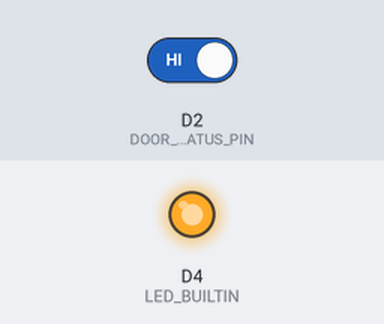
This sketch was run on a simulated ESP8266 (NodeMCU). Shown: output pins drawn as LEDs (lit = HIGH, except the on-board LED, lit = LOW). Inputs (shaded band) come from the test bench; at power-on: D2 (DOOR_STATUS_PIN) HIGH. WiFi joins after 1.5 s; servers stay silent unless stated; no MQTT or app messages arrive unless stated; what the sketch prints to the serial monitor is not drawn.

Above: at 0.0 s.
Timing chart, 0 to 3.4 s (numbered marks = the images above):
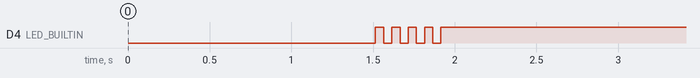

The sketch:

balcony_node.ino
```cpp
/*
  Home automation - balcony node

  Data gathering:
    Door status

  Data publishing:
    Door status

  Logic:

*/

#include <ESP8266WiFi.h>
#include <PubSubClient.h>
#include <ArduinoJson.h>

/* Network settings */
const char* ssid = "";
const char* password = "";
const char* mqtt_server = "192.168.2.118";

/* Debugging */
#define DEBUG_ENABLED 0

/* Hardware settings */
#define DOOR_STATUS_PIN D2

/* Sleep time to reduce power consumption */
#define SLEEP_TIME 5000

/* Logical states */
volatile bool door_status_open = false;
bool door_status_open_old = false;
bool enter_loop = false;

/* Communication settings */
WiFiClient espClient;
PubSubClient client(espClient);

void setup()
{
#if 1
  Serial.begin(115200);
#endif

  attachInterrupt(digitalPinToInterrupt(DOOR_STATUS_PIN), door_detection_isr, CHANGE);

  setup_wifi();
  setup_hardware();
  setup_mqtt();

/* Publish a boot event for error tracking and debugging */
  bool publish_succeeded = false;
  while(!publish_succeeded)
  {
    publish_succeeded = client.publish("balcony_node/boot", "");
    if(!publish_succeeded) network_loop();
    yield();
  }

  blink_led(50);
}

/* Subscribe to the MQTT topics */
void setup_mqtt()
{
  /* Define MQTT broker */
  client.setServer(mqtt_server, 1883);

  /* Define callback function */

  /* Subscribe to topics */

}

/* Connect to the wireless network */
void setup_wifi() {

  delay(10);
  // We start by connecting to a WiFi network
  Serial.println();
  Serial.print("Connecting to ");
  Serial.println(ssid);

  WiFi.mode(WIFI_STA);
  wifi_set_sleep_type(LIGHT_SLEEP_T);

  WiFi.begin(ssid, password);

  while (WiFi.status() != WL_CONNECTED) {
    delay(500);
    Serial.print(".");
  }

  Serial.println("");
  Serial.println("WiFi connected");
  Serial.println("IP address: ");
  Serial.println(WiFi.localIP());

#if DEBUG_ENABLED
   Serial.println("Wifi setup completed");
#endif
}

/* Configure the hardware */
void setup_hardware()
{
 /* Setup pins */
 pinMode(DOOR_STATUS_PIN, INPUT_PULLUP);

 pinMode(LED_BUILTIN, OUTPUT);
 digitalWrite(LED_BUILTIN, HIGH);

#if DEBUG_ENABLED
  Serial.println("Hardware setup completed");
#endif
}

/* Reconnect to the MQTT broker */
void reconnect() {
  // Loop until we're reconnected
  while (!client.connected()) {
    Serial.print("Attempting MQTT connection...");
    // Attempt to connect
    if (client.connect("BalconyClient",NULL,NULL,0,2,0,0,1)) {
      Serial.println("connected");
    } else {
      Serial.print("failed, rc=");
      Serial.print(client.state());
      Serial.println(" try again in 5 seconds");
      // Wait 5 seconds before retrying
      delay(5000);
    }
  }
  client.publish("balcony_node/reconnect", "");
}

/* Handle the network part of the loop */
void network_loop()
{
#if DEBUG_ENABLED
  unsigned long current_time = millis();
#endif

  /* Enter critical area */
  noInterrupts();

  if (!client.connected()) {
    reconnect();
  }
  client.loop();

  /* Exit critical area */
  interrupts();

#if DEBUG_ENABLED
  current_time = millis() - current_time;
  Serial.print("Duration network_loop: ");
  Serial.println(current_time);
 #endif
}

void blink_led(uint16_t delay_ms)
{
  digitalWrite(LED_BUILTIN, LOW);
  delay(delay_ms);
  network_loop();
  digitalWrite(LED_BUILTIN, HIGH);
  delay(delay_ms);
  network_loop();
  digitalWrite(LED_BUILTIN, LOW);
  delay(delay_ms);
  network_loop();
  digitalWrite(LED_BUILTIN, HIGH);
  delay(delay_ms);
  network_loop();
  digitalWrite(LED_BUILTIN, LOW);
  delay(delay_ms);
  digitalWrite(LED_BUILTIN, HIGH);
  delay(delay_ms);
  network_loop();
  digitalWrite(LED_BUILTIN, LOW);
  delay(delay_ms);
  network_loop();
  digitalWrite(LED_BUILTIN, HIGH);
}

/* Get the status of the door */
void get_door_status()
{
  /* Poll sensor */
  int polled_value = digitalRead(DOOR_STATUS_PIN);

  /* Save old status for change detection */
  door_status_open_old = door_status_open;

  if(polled_value)
  {
    door_status_open = true;
  }
  else door_status_open = false;

  #if DEBUG_ENABLED
  Serial.print("Door detection: ");
  Serial.println(polled_value);
  #endif
}

void door_detection_isr()
{
  enter_loop = true;
  #if DEBUG_ENABLED
  Serial.println("Door detected via interrupt");
  #endif
}

/* Poll all the sensors and store their value in local variables */
void poll_sensors()
{
  /* Get the status of the door */
  get_door_status();
}

/* Node-specific logic */
/* If presence has been detected before door opens --> somebody left */
/* If presence has been detected after door opens --> somebody came in */
void node_logic()
{

}

/* Publish sensor information */
void publish_status()
{
  /* Publish door open information with status update */
  if(door_status_open != door_status_open_old)
  {
#if DEBUG_ENABLED
    Serial.print("Change in door status: ");
    Serial.println(door_status_open);
#endif

    /* Ensure that the critical topics get published */
    bool publish_succeeded = false;
    while(!publish_succeeded)
    {
      publish_succeeded = client.publish("balcony_node/door_status", String(door_status_open).c_str());
      if(!publish_succeeded) network_loop();
      yield();
    }
  }
}


/* Loop with node-specific stuff */
/* This shall include polling the sensors, doing any node-specifi logic and
 * publish the data.
 * This loop is executed atomically
 */
void node_specific_loop()
{
#if DEBUG_ENABLED
  /* Performance measurement */
  unsigned long current_time = millis();
#endif

  /* Enter critical area */
  noInterrupts();

  /* Sensor polling */
  poll_sensors();

  /* Internal logic */
  node_logic();

  /* Publish sensor information */
  publish_status();

  enter_loop = false;

  /* Leave critical area */
  interrupts();

#if DEBUG_ENABLED
  current_time = millis() - current_time;
  Serial.print("Duration node loop: ");
  Serial.println(current_time);
#endif
}

void loop() {

  /* Connection handling */
  network_loop();

  /* Do loop only under request (interrupt) */
  if( enter_loop ) node_specific_loop();

  /* Enter light sleep - reduce power consumption */
  delay(SLEEP_TIME);
}
```
